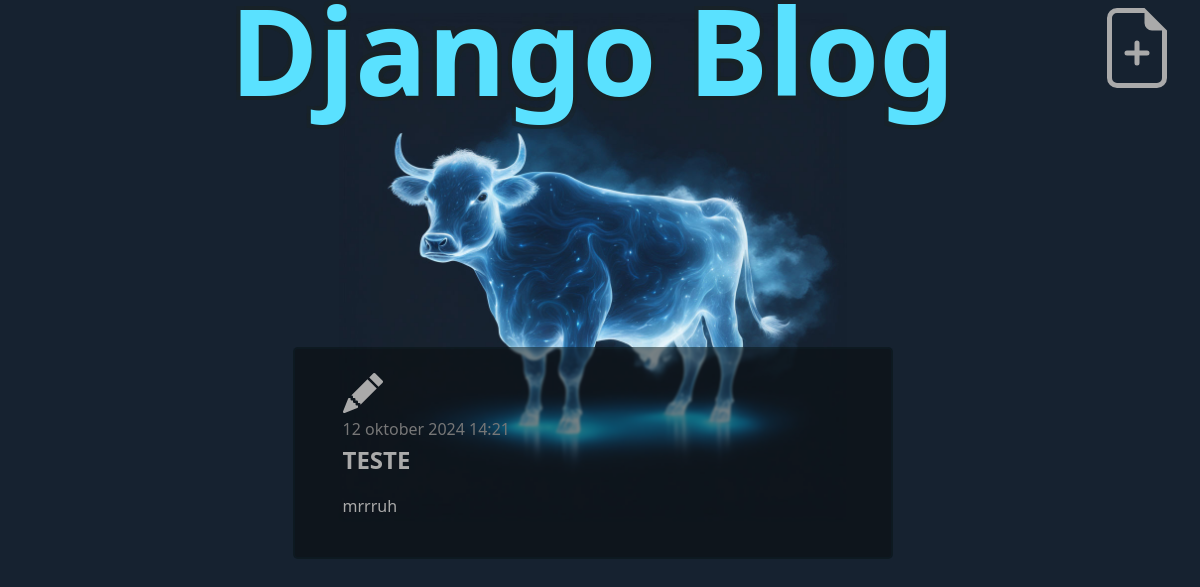
The page /post/10/ on the database its author committed.
### blog/models.py (models this page shows, shortened)
class Post(models.Model):
    author = models.ForeignKey(settings.AUTH_USER_MODEL, on_delete=models.CASCADE)
    title = models.CharField(max_length=200)
    text = models.TextField()
    created_date = models.DateTimeField(default=timezone.now)
    published_date = models.DateTimeField(blank=True, null=True)

### blog/views.py (the view)
# urls.py: path('post/<int:pk>/', views.post_detail, name='post_detail'),
def post_detail(request, pk):
    post = get_object_or_404(Post, pk=pk)
    return render(request, 'blog/post_detail.html', {'post': post})

### blog/templates/blog/post_detail.html (shortened to what this page needs)
{% extends 'blog/base.html' %}
{% block content %}
    <article class="post">
        <aside class="actions">
            <a class="btn btn-secondary" href="{% url 'post_edit' pk=post.pk %}">
            </a>
        </aside>
        {% if post.published_date %}
            <time class="date">
                {{ post.published_date }}
            </time>
        {% endif %}
        <h2>{{ post.title }}</h2>
        <p>{{ post.text|linebreaksbr }}</p>
    </article>
{% endblock %}

### blog/static/blog/css/blog.css (style rules this page uses)
:root { --hover-clr: rgb(90, 225, 255); }
* { box-sizing: border-box; padding: 0; margin: 0; color: inherit; text-decoration: none; }
html { scrollbar-gutter: stable; }
body { display: flex; flex-direction: column; align-items: center; min-height: 100vh; font-family: system-ui, -apple-system, BlinkMacSystemFont, 'Segoe UI', Roboto, Oxygen, Ubuntu, Cantarell, 'Open Sans', 'Helvetica Neue', sans-serif; padding: 0; background: rgb(22,34,48); color: #aaa; }

### rows shown on the page
Post: published_date "12 oktober 2024 14:21", title "TESTE", text "mrrruh"
